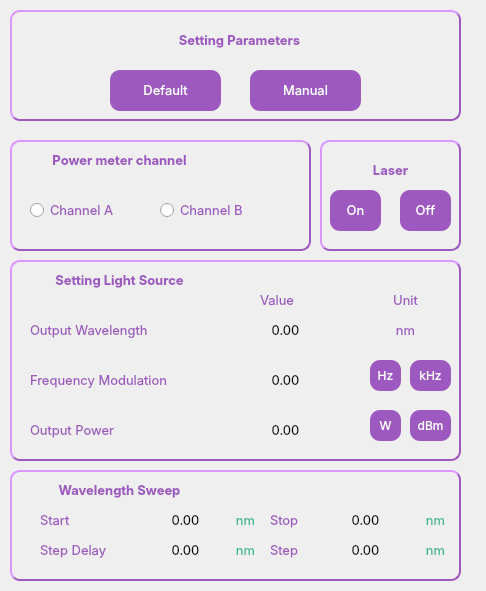
      <widget class="QWidget" name="lightSource_field" native="true">
       <property name="geometry">
        <rect>
         <x>40</x>
         <y>160</y>
         <width>486</width>
         <height>591</height>
        </rect>
       </property>
       <property name="styleSheet">
        <string notr="true"/>
       </property>
       <widget class="QWidget" name="setParameterField_4" native="true">
        <property name="geometry">
         <rect>
          <x>10</x>
          <y>10</y>
          <width>451</width>
          <height>111</height>
         </rect>
        </property>
        <property name="font">
         <font>
          <kerning>false</kerning>
         </font>
        </property>
        <property name="styleSheet">
         <string notr="true">#setParameterField_4{
border-style: outset;
 border-width: 2px;
border-radius: 10px;
 border-color: #9D59BF;
}

</string>
        </property>
        <widget class="QLabel" name="label_settingParameter_2">
         <property name="geometry">
          <rect>
           <x>140</x>
           <y>10</y>
           <width>179</width>
           <height>41</height>
          </rect>
         </property>
         <property name="font">
          <font>
           <family>Inter</family>
           <pointsize>10</pointsize>
           <weight>75</weight>
           <bold>true</bold>
          </font>
         </property>
         <property name="styleSheet">
          <string notr="true">color:#9D59BF;</string>
         </property>
         <property name="text">
          <string>Setting Parameters</string>
         </property>
         <property name="alignment">
          <set>Qt::AlignCenter</set>
         </property>
        </widget>
        <widget class="QPushButton" name="defaultParameter_button_2">
         <property name="geometry">
          <rect>
           <x>100</x>
           <y>60</y>
           <width>111</width>
           <height>41</height>
          </rect>
         </property>
         <property name="font">
          <font>
           <family>Inter</family>
           <pointsize>10</pointsize>
           <weight>50</weight>
           <bold>false</bold>
           <kerning>false</kerning>
          </font>
         </property>
         <property name="styleSheet">
          <string notr="true">background-color: #9D59BF;
border-radius: 10px;
border:none;
color: #FFFFFF;
</string>
         </property>
         <property name="text">
          <string>Default</string>
         </property>
         <property name="autoDefault">
          <bool>false</bool>
         </property>
         <property name="default">
          <bool>false</bool>
         </property>
        </widget>
        <widget class="QPushButton" name="manualParameter_button_2">
         <property name="geometry">
          <rect>
           <x>240</x>
           <y>60</y>
           <width>111</width>
           <height>41</height>
          </rect>
         </property>
         <property name="font">
          <font>
           <family>Inter</family>
           <pointsize>10</pointsize>
           <weight>50</weight>
           <bold>false</bold>
           <kerning>false</kerning>
          </font>
         </property>
         <property name="styleSheet">
          <string notr="true">background-color: #9D59BF;
border-radius: 10px;
border:none;
color: #FFFFFF;
</string>
         </property>
         <property name="text">
          <string>Manual</string>
         </property>
         <property name="autoDefault">
          <bool>false</bool>
         </property>
         <property name="default">
          <bool>false</bool>
         </property>
        </widget>
       </widget>
       <widget class="QWidget" name="powermeterChannelField_4" native="true">
        <property name="geometry">
         <rect>
          <x>10</x>
          <y>140</y>
          <width>301</width>
          <height>111</height>
         </rect>
        </property>
        <property name="font">
         <font>
          <kerning>false</kerning>
         </font>
        </property>
        <property name="styleSheet">
         <string notr="true">#powermeterChannelField_4{
border-style: outset;
 border-width: 2px;
border-radius: 10px;
 border-color: #9D59BF;
}

</string>
        </property>
        <widget class="QLabel" name="label_powerMeterChannel_2">
         <property name="geometry">
          <rect>
           <x>20</x>
           <y>0</y>
           <width>179</width>
           <height>41</height>
          </rect>
         </property>
         <property name="font">
          <font>
           <family>Inter</family>
           <pointsize>10</pointsize>
           <weight>75</weight>
           <bold>true</bold>
          </font>
         </property>
         <property name="styleSheet">
          <string notr="true">color:#9D59BF;</string>
         </property>
         <property name="text">
          <string>Power meter channel</string>
         </property>
         <property name="alignment">
          <set>Qt::AlignCenter</set>
         </property>
        </widget>
        <widget class="QRadioButton" name="radioButton_channelA_2">
         <property name="geometry">
          <rect>
           <x>20</x>
           <y>60</y>
           <width>121</width>
           <height>20</height>
          </rect>
         </property>
         <property name="font">
          <font>
           <family>Inter</family>
           <pointsize>10</pointsize>
          </font>
         </property>
         <property name="styleSheet">
          <string notr="true">color:#9D59BF;
</string>
         </property>
         <property name="text">
          <string>Channel A</string>
         </property>
        </widget>
        <widget class="QRadioButton" name="radioButton_channelB_2">
         <property name="geometry">
          <rect>
           <x>150</x>
           <y>60</y>
           <width>121</width>
           <height>20</height>
          </rect>
         </property>
         <property name="font">
          <font>
           <family>Inter</family>
           <pointsize>10</pointsize>
          </font>
         </property>
         <property name="styleSheet">
          <string notr="true">color:#9D59BF;
</string>
         </property>
         <property name="text">
          <string>Channel B</string>
         </property>
        </widget>
       </widget>
       <widget class="QWidget" name="laserField_4" native="true">
        <property name="geometry">
         <rect>
          <x>320</x>
          <y>140</y>
          <width>141</width>
          <height>111</height>
         </rect>
        </property>
        <property name="font">
         <font>
          <kerning>false</kerning>
         </font>
        </property>
        <property name="styleSheet">
         <string notr="true">#laserField_4{
border-style: outset;
 border-width: 2px;
border-radius: 10px;
 border-color: #9D59BF;
}

</string>
        </property>
        <widget class="QLabel" name="label_laser_2">
         <property name="geometry">
          <rect>
           <x>20</x>
           <y>10</y>
           <width>101</width>
           <height>41</height>
          </rect>
         </property>
         <property name="font">
          <font>
           <family>Inter</family>
           <pointsize>10</pointsize>
           <weight>75</weight>
           <bold>true</bold>
          </font>
         </property>
         <property name="styleSheet">
          <string notr="true">color:#9D59BF;</string>
         </property>
         <property name="text">
          <string>Laser</string>
         </property>
         <property name="alignment">
          <set>Qt::AlignCenter</set>
         </property>
        </widget>
        <widget class="QPushButton" name="onLaser_button_2">
         <property name="geometry">
          <rect>
           <x>10</x>
           <y>50</y>
           <width>51</width>
           <height>41</height>
          </rect>
         </property>
         <property name="font">
          <font>
           <family>Inter</family>
           <pointsize>10</pointsize>
           <weight>50</weight>
           <bold>false</bold>
           <kerning>false</kerning>
          </font>
         </property>
         <property name="styleSheet">
          <string notr="true">background-color: #9D59BF;
border-radius: 10px;
border:none;
color: #FFFFFF;
</string>
         </property>
         <property name="text">
          <string>On</string>
         </property>
         <property name="autoDefault">
          <bool>false</bool>
         </property>
         <property name="default">
          <bool>false</bool>
         </property>
        </widget>
        <widget class="QPushButton" name="offLaser_button_2">
         <property name="geometry">
          <rect>
           <x>80</x>
           <y>50</y>
           <width>51</width>
           <height>41</height>
          </rect>
         </property>
         <property name="font">
          <font>
           <family>Inter</family>
           <pointsize>10</pointsize>
           <weight>50</weight>
           <bold>false</bold>
           <kerning>false</kerning>
          </font>
         </property>
         <property name="styleSheet">
          <string notr="true">background-color: #9D59BF;
border-radius: 10px;
border:none;
color: #FFFFFF;
</string>
         </property>
         <property name="text">
          <string>Off</string>
         </property>
         <property name="autoDefault">
          <bool>false</bool>
         </property>
         <property name="default">
          <bool>false</bool>
         </property>
        </widget>
       </widget>
       <widget class="QWidget" name="settingLightSourceField_6" native="true">
        <property name="geometry">
         <rect>
          <x>10</x>
          <y>260</y>
          <width>451</width>
          <height>201</height>
         </rect>
        </property>
        <property name="font">
         <font>
          <kerning>false</kerning>
         </font>
        </property>
        <property name="styleSheet">
         <string notr="true">#settingLightSourceField_6{
border-style: outset;
 border-width: 2px;
border-radius: 10px;
 border-color: #9D59BF;
}
</string>
        </property>
        <widget class="QLabel" name="label_settingLightSource_2">
         <property name="geometry">
          <rect>
           <x>20</x>
           <y>0</y>
           <width>179</width>
           <height>41</height>
          </rect>
         </property>
         <property name="font">
          <font>
           <family>Inter</family>
           <pointsize>10</pointsize>
           <weight>75</weight>
           <bold>true</bold>
          </font>
         </property>
         <property name="styleSheet">
          <string notr="true">color:#9D59BF;</string>
         </property>
         <property name="text">
          <string>Setting Light Source</string>
         </property>
         <property name="alignment">
          <set>Qt::AlignCenter</set>
         </property>
        </widget>
        <widget class="QLabel" name="label_outputWavelength_2">
         <property name="geometry">
          <rect>
           <x>20</x>
           <y>50</y>
           <width>181</width>
           <height>41</height>
          </rect>
         </property>
         <property name="font">
          <font>
           <family>Inter</family>
           <pointsize>10</pointsize>
           <weight>50</weight>
           <bold>false</bold>
          </font>
         </property>
         <property name="styleSheet">
          <string notr="true">color:#9D59BF;</string>
         </property>
         <property name="text">
          <string>Output Wavelength</string>
         </property>
         <property name="alignment">
          <set>Qt::AlignLeading|Qt::AlignLeft|Qt::AlignVCenter</set>
         </property>
        </widget>
        <widget class="QLabel" name="label_frequencyModulation_2">
         <property name="geometry">
          <rect>
           <x>20</x>
           <y>100</y>
           <width>181</width>
           <height>41</height>
          </rect>
         </property>
         <property name="font">
          <font>
           <family>Inter</family>
           <pointsize>10</pointsize>
           <weight>50</weight>
           <bold>false</bold>
          </font>
         </property>
         <property name="styleSheet">
          <string notr="true">color:#9D59BF;</string>
         </property>
         <property name="text">
          <string>Frequency Modulation</string>
         </property>
         <property name="alignment">
          <set>Qt::AlignLeading|Qt::AlignLeft|Qt::AlignVCenter</set>
         </property>
        </widget>
        <widget class="QLabel" name="label_outputPower_2">
         <property name="geometry">
          <rect>
           <x>20</x>
           <y>150</y>
           <width>181</width>
           <height>41</height>
          </rect>
         </property>
         <property name="font">
          <font>
           <family>Inter</family>
           <pointsize>10</pointsize>
           <weight>50</weight>
           <bold>false</bold>
          </font>
         </property>
         <property name="styleSheet">
          <string notr="true">color:#9D59BF;</string>
         </property>
         <property name="text">
          <string>Output Power</string>
         </property>
         <property name="alignment">
          <set>Qt::AlignLeading|Qt::AlignLeft|Qt::AlignVCenter</set>
         </property>
        </widget>
        <widget class="QLabel" name="label_value_2">
         <property name="geometry">
          <rect>
           <x>250</x>
           <y>20</y>
           <width>51</width>
           <height>41</height>
          </rect>
         </property>
         <property name="font">
          <font>
           <family>Inter</family>
           <pointsize>10</pointsize>
           <weight>50</weight>
           <bold>false</bold>
          </font>
         </property>
         <property name="styleSheet">
          <string notr="true">color:#9D59BF;</string>
         </property>
         <property name="text">
          <string>Value</string>
         </property>
         <property name="alignment">
          <set>Qt::AlignLeading|Qt::AlignLeft|Qt::AlignVCenter</set>
         </property>
        </widget>
        <widget class="QLabel" name="label_unit_2">
         <property name="geometry">
          <rect>
           <x>370</x>
           <y>20</y>
           <width>51</width>
           <height>41</height>
          </rect>
         </property>
         <property name="font">
          <font>
           <family>Inter</family>
           <pointsize>10</pointsize>
           <weight>50</weight>
           <bold>false</bold>
          </font>
         </property>
         <property name="styleSheet">
          <string notr="true">color:#9D59BF;</string>
         </property>
         <property name="text">
          <string>Unit</string>
         </property>
         <property name="alignment">
          <set>Qt::AlignCenter</set>
         </property>
        </widget>
        <widget class="QLabel" name="label_nm_6">
         <property name="geometry">
          <rect>
           <x>370</x>
           <y>50</y>
           <width>51</width>
           <height>41</height>
          </rect>
         </property>
         <property name="font">
          <font>
           <family>Inter</family>
           <pointsize>10</pointsize>
           <weight>50</weight>
           <bold>false</bold>
          </font>
         </property>
         <property name="styleSheet">
          <string notr="true">color:#9D59BF;</string>
         </property>
         <property name="text">
          <string>nm</string>
         </property>
         <property name="alignment">
          <set>Qt::AlignCenter</set>
         </property>
        </widget>
        <widget class="QPushButton" name="Hz_button_2">
         <property name="geometry">
          <rect>
           <x>360</x>
           <y>100</y>
           <width>31</width>
           <height>31</height>
          </rect>
         </property>
         <property name="font">
          <font>
           <family>Inter</family>
           <pointsize>9</pointsize>
           <weight>50</weight>
           <bold>false</bold>
           <kerning>false</kerning>
          </font>
         </property>
         <property name="styleSheet">
          <string notr="true">background-color: #9D59BF;
border-radius: 10px;
border:none;
color: #FFFFFF;
</string>
         </property>
         <property name="text">
          <string>Hz</string>
         </property>
         <property name="autoDefault">
          <bool>false</bool>
         </property>
         <property name="default">
          <bool>false</bool>
         </property>
        </widget>
        <widget class="QPushButton" name="kHz_button_2">
         <property name="geometry">
          <rect>
           <x>400</x>
           <y>100</y>
           <width>41</width>
           <height>31</height>
          </rect>
         </property>
         <property name="font">
          <font>
           <family>Inter</family>
           <pointsize>9</pointsize>
           <weight>50</weight>
           <bold>false</bold>
           <kerning>false</kerning>
          </font>
         </property>
         <property name="styleSheet">
          <string notr="true">background-color: #9D59BF;
border-radius: 10px;
border:none;
color: #FFFFFF;
</string>
         </property>
         <property name="text">
          <string>kHz</string>
         </property>
         <property name="autoDefault">
          <bool>false</bool>
         </property>
         <property name="default">
          <bool>false</bool>
         </property>
        </widget>
        <widget class="QPushButton" name="W_button_2">
         <property name="geometry">
          <rect>
           <x>360</x>
           <y>150</y>
           <width>31</width>
           <height>31</height>
          </rect>
         </property>
         <property name="font">
          <font>
           <family>Inter</family>
           <pointsize>9</pointsize>
           <weight>50</weight>
           <bold>false</bold>
           <kerning>false</kerning>
          </font>
         </property>
         <property name="styleSheet">
          <string notr="true">background-color: #9D59BF;
border-radius: 10px;
border:none;
color: #FFFFFF;
</string>
         </property>
         <property name="text">
          <string>W</string>
         </property>
         <property name="autoDefault">
          <bool>false</bool>
         </property>
         <property name="default">
          <bool>false</bool>
         </property>
        </widget>
        <widget class="QPushButton" name="dBm_button_2">
         <property name="geometry">
          <rect>
           <x>400</x>
           <y>150</y>
           <width>41</width>
           <height>31</height>
          </rect>
         </property>
         <property name="font">
          <font>
           <family>Inter</family>
           <pointsize>9</pointsize>
           <weight>50</weight>
           <bold>false</bold>
           <kerning>false</kerning>
          </font>
         </property>
         <property name="styleSheet">
          <string notr="true">background-color: #9D59BF;
border-radius: 10px;
border:none;
color: #FFFFFF;
</string>
         </property>
         <property name="text">
          <string>dBm</string>
         </property>
         <property name="autoDefault">
          <bool>false</bool>
         </property>
         <property name="default">
          <bool>false</bool>
         </property>
        </widget>
        <widget class="QLabel" name="wavelength_value_label">
         <property name="geometry">
          <rect>
           <x>250</x>
           <y>50</y>
           <width>51</width>
           <height>41</height>
          </rect>
         </property>
         <property name="font">
          <font>
           <family>Inter</family>
           <pointsize>10</pointsize>
           <weight>50</weight>
           <bold>false</bold>
          </font>
         </property>
         <property name="styleSheet">
          <string notr="true">color:#000000;</string>
         </property>
         <property name="text">
          <string>0.00</string>
         </property>
         <property name="alignment">
          <set>Qt::AlignCenter</set>
         </property>
        </widget>
        <widget class="QLabel" name="frequency_value_label">
         <property name="geometry">
          <rect>
           <x>250</x>
           <y>100</y>
           <width>51</width>
           <height>41</height>
          </rect>
         </property>
         <property name="font">
          <font>
           <family>Inter</family>
           <pointsize>10</pointsize>
           <weight>50</weight>
           <bold>false</bold>
          </font>
         </property>
         <property name="styleSheet">
          <string notr="true">color:#000000;</string>
         </property>
         <property name="text">
          <string>0.00</string>
         </property>
         <property name="alignment">
          <set>Qt::AlignCenter</set>
         </property>
        </widget>
        <widget class="QLabel" name="power_value_label">
         <property name="geometry">
          <rect>
           <x>250</x>
           <y>150</y>
           <width>51</width>
           <height>41</height>
          </rect>
         </property>
         <property name="font">
          <font>
           <family>Inter</family>
           <pointsize>10</pointsize>
           <weight>50</weight>
           <bold>false</bold>
          </font>
         </property>
         <property name="styleSheet">
          <string notr="true">color:#000000;</string>
         </property>
         <property name="text">
          <string>0.00</string>
         </property>
         <property name="alignment">
          <set>Qt::AlignCenter</set>
         </property>
        </widget>
       </widget>
       <widget class="QWidget" name="wavelenghtSweepField_6" native="true">
        <property name="geometry">
         <rect>
          <x>10</x>
          <y>470</y>
          <width>451</width>
          <height>111</height>
         </rect>
        </property>
        <property name="font">
         <font>
          <kerning>false</kerning>
         </font>
        </property>
        <property name="styleSheet">
         <string notr="true">#wavelenghtSweepField_6{
border-style: outset;
 border-width: 2px;
border-radius: 10px;
 border-color: #9D59BF;
}

</string>
        </property>
        <widget class="QLabel" name="label_wavelengthSweep_2">
         <property name="geometry">
          <rect>
           <x>20</x>
           <y>0</y>
           <width>179</width>
           <height>41</height>
          </rect>
         </property>
         <property name="font">
          <font>
           <family>Inter</family>
           <pointsize>10</pointsize>
           <weight>75</weight>
           <bold>true</bold>
          </font>
         </property>
         <property name="styleSheet">
          <string notr="true">color:#9D59BF;</string>
         </property>
         <property name="text">
          <string>Wavelength Sweep</string>
         </property>
         <property name="alignment">
          <set>Qt::AlignCenter</set>
         </property>
        </widget>
        <widget class="QLabel" name="label_start_2">
         <property name="geometry">
          <rect>
           <x>30</x>
           <y>30</y>
           <width>51</width>
           <height>41</height>
          </rect>
         </property>
         <property name="font">
          <font>
           <family>Inter</family>
           <pointsize>10</pointsize>
           <weight>50</weight>
           <bold>false</bold>
          </font>
         </property>
         <property name="styleSheet">
          <string notr="true">color:#9D59BF;</string>
         </property>
         <property name="text">
          <string>Start</string>
         </property>
         <property name="alignment">
          <set>Qt::AlignLeading|Qt::AlignLeft|Qt::AlignVCenter</set>
         </property>
        </widget>
        <widget class="QLabel" name="label_stepDelay_2">
         <property name="geometry">
          <rect>
           <x>30</x>
           <y>60</y>
           <width>91</width>
           <height>41</height>
          </rect>
         </property>
         <property name="font">
          <font>
           <family>Inter</family>
           <pointsize>10</pointsize>
           <weight>50</weight>
           <bold>false</bold>
          </font>
         </property>
         <property name="styleSheet">
          <string notr="true">color:#9D59BF;</string>
         </property>
         <property name="text">
          <string>Step Delay</string>
         </property>
         <property name="alignment">
          <set>Qt::AlignLeading|Qt::AlignLeft|Qt::AlignVCenter</set>
         </property>
        </widget>
        <widget class="QLabel" name="label_stop_2">
         <property name="geometry">
          <rect>
           <x>260</x>
           <y>30</y>
           <width>51</width>
           <height>41</height>
          </rect>
         </property>
         <property name="font">
          <font>
           <family>Inter</family>
           <pointsize>10</pointsize>
           <weight>50</weight>
           <bold>false</bold>
          </font>
         </property>
         <property name="styleSheet">
          <string notr="true">color:#9D59BF;</string>
         </property>
         <property name="text">
          <string>Stop</string>
         </property>
         <property name="alignment">
          <set>Qt::AlignLeading|Qt::AlignLeft|Qt::AlignVCenter</set>
         </property>
        </widget>
        <widget class="QLabel" name="label_step_2">
         <property name="geometry">
          <rect>
           <x>260</x>
           <y>60</y>
           <width>51</width>
           <height>41</height>
          </rect>
         </property>
         <property name="font">
          <font>
           <family>Inter</family>
           <pointsize>10</pointsize>
           <weight>50</weight>
           <bold>false</bold>
          </font>
         </property>
         <property name="styleSheet">
          <string notr="true">color:#9D59BF;</string>
         </property>
         <property name="text">
          <string>Step</string>
         </property>
         <property name="alignment">
          <set>Qt::AlignLeading|Qt::AlignLeft|Qt::AlignVCenter</set>
         </property>
        </widget>
        <widget class="QLabel" name="label_nm_7">
         <property name="geometry">
          <rect>
           <x>210</x>
           <y>30</y>
           <width>51</width>
           <height>41</height>
          </rect>
         </property>
         <property name="font">
          <font>
           <family>Inter</family>
           <pointsize>10</pointsize>
           <weight>50</weight>
           <bold>false</bold>
          </font>
         </property>
         <property name="styleSheet">
          <string notr="true">color:#3AB795;</string>
         </property>
         <property name="text">
          <string>nm</string>
         </property>
         <property name="alignment">
          <set>Qt::AlignCenter</set>
         </property>
        </widget>
        <widget class="QLabel" name="label_nm_8">
         <property name="geometry">
          <rect>
           <x>210</x>
           <y>60</y>
           <width>51</width>
           <height>41</height>
          </rect>
         </property>
         <property name="font">
          <font>
           <family>Inter</family>
           <pointsize>10</pointsize>
           <weight>50</weight>
           <bold>false</bold>
          </font>
         </property>
         <property name="styleSheet">
          <string notr="true">color:#3AB795;</string>
         </property>
         <property name="text">
          <string>nm</string>
         </property>
         <property name="alignment">
          <set>Qt::AlignCenter</set>
         </property>
        </widget>
        <widget class="QLabel" name="label_nm_9">
         <property name="geometry">
          <rect>
           <x>400</x>
           <y>30</y>
           <width>51</width>
           <height>41</height>
          </rect>
         </property>
         <property name="font">
          <font>
           <family>Inter</family>
           <pointsize>10</pointsize>
           <weight>50</weight>
           <bold>false</bold>
          </font>
         </property>
         <property name="styleSheet">
          <string notr="true">color:#3AB795;</string>
         </property>
         <property name="text">
          <string>nm</string>
         </property>
         <property name="alignment">
          <set>Qt::AlignCenter</set>
         </property>
        </widget>
        <widget class="QLabel" name="label_nm_10">
         <property name="geometry">
          <rect>
           <x>400</x>
           <y>60</y>
           <width>51</width>
           <height>41</height>
          </rect>
         </property>
         <property name="font">
          <font>
           <family>Inter</family>
           <pointsize>10</pointsize>
           <weight>50</weight>
           <bold>false</bold>
          </font>
         </property>
         <property name="styleSheet">
          <string notr="true">color:#3AB795;</string>
         </property>
         <property name="text">
          <string>nm</string>
         </property>
         <property name="alignment">
          <set>Qt::AlignCenter</set>
         </property>
        </widget>
        <widget class="QLabel" name="start_value_label">
         <property name="geometry">
          <rect>
           <x>150</x>
           <y>30</y>
           <width>51</width>
           <height>41</height>
          </rect>
         </property>
         <property name="font">
          <font>
           <family>Inter</family>
           <pointsize>10</pointsize>
           <weight>50</weight>
           <bold>false</bold>
          </font>
         </property>
         <property name="styleSheet">
          <string notr="true">color:#000000;</string>
         </property>
         <property name="text">
          <string>0.00</string>
         </property>
         <property name="alignment">
          <set>Qt::AlignCenter</set>
         </property>
        </widget>
        <widget class="QLabel" name="delay_value_label">
         <property name="geometry">
          <rect>
           <x>150</x>
           <y>60</y>
           <width>51</width>
           <height>41</height>
          </rect>
         </property>
         <property name="font">
          <font>
           <family>Inter</family>
           <pointsize>10</pointsize>
           <weight>50</weight>
           <bold>false</bold>
          </font>
         </property>
         <property name="styleSheet">
          <string notr="true">color:#000000;</string>
         </property>
         <property name="text">
          <string>0.00</string>
         </property>
         <property name="alignment">
          <set>Qt::AlignCenter</set>
         </property>
        </widget>
        <widget class="QLabel" name="step_value_label">
         <property name="geometry">
          <rect>
           <x>330</x>
           <y>60</y>
           <width>51</width>
           <height>41</height>
          </rect>
         </property>
         <property name="font">
          <font>
           <family>Inter</family>
           <pointsize>10</pointsize>
           <weight>50</weight>
           <bold>false</bold>
          </font>
         </property>
         <property name="styleSheet">
          <string notr="true">color:#000000;</string>
         </property>
         <property name="text">
          <string>0.00</string>
         </property>
         <property name="alignment">
          <set>Qt::AlignCenter</set>
         </property>
        </widget>
        <widget class="QLabel" name="stop_value_label">
         <property name="geometry">
          <rect>
           <x>330</x>
           <y>30</y>
           <width>51</width>
           <height>41</height>
          </rect>
         </property>
         <property name="font">
          <font>
           <family>Inter</family>
           <pointsize>10</pointsize>
           <weight>50</weight>
           <bold>false</bold>
          </font>
         </property>
         <property name="styleSheet">
          <string notr="true">color:#000000;</string>
         </property>
         <property name="text">
          <string>0.00</string>
         </property>
         <property name="alignment">
          <set>Qt::AlignCenter</set>
         </property>
        </widget>
       </widget>
      </widget>
